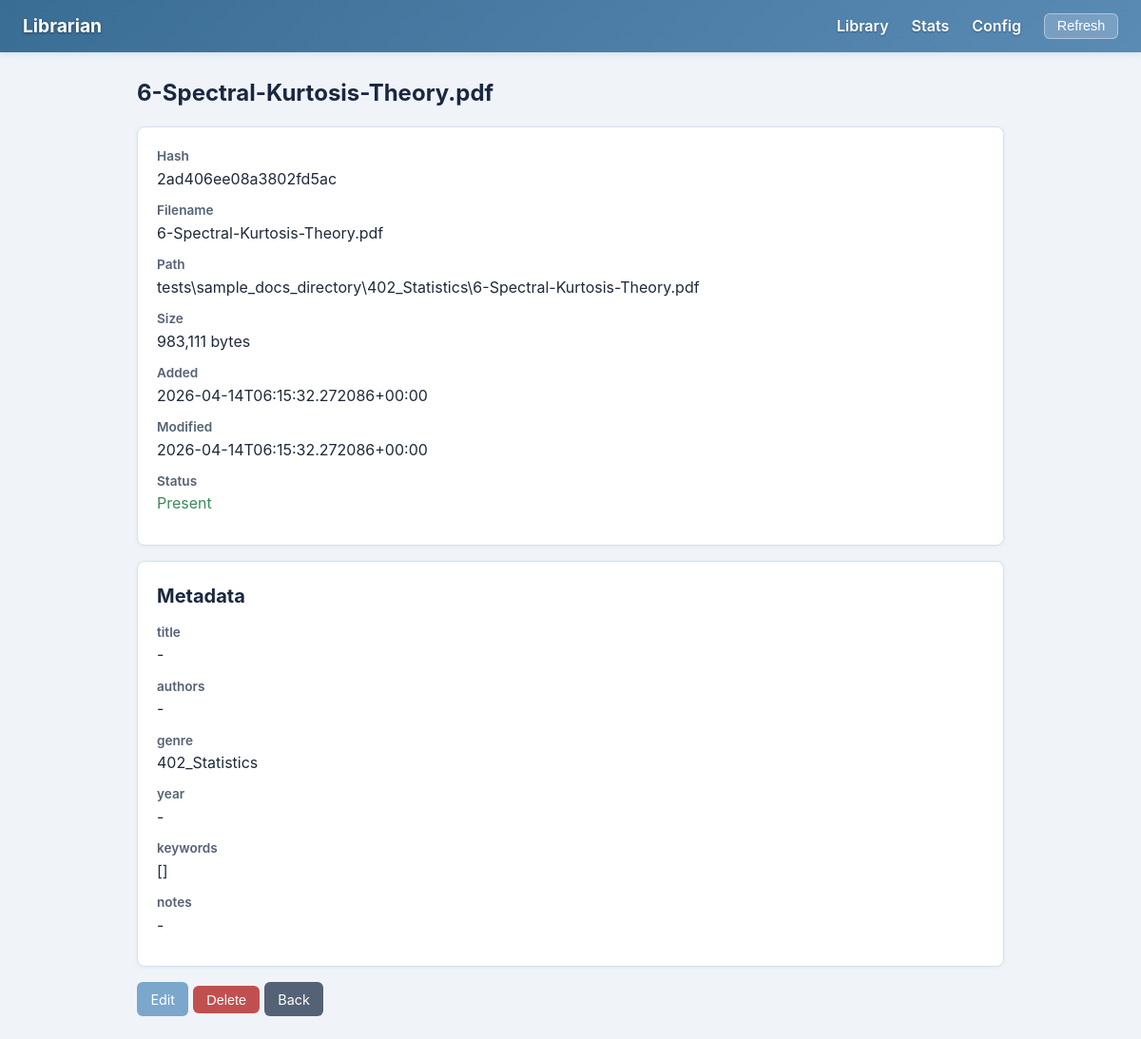
Page /entry/2ad406ee08a3802fd5ac on the committed database.
### tables this page shows
CREATE TABLE files (
            file_hash     TEXT PRIMARY KEY,
            filename      TEXT NOT NULL,
            rel_path      TEXT NOT NULL,
            file_size     INTEGER NOT NULL,
            date_added    TEXT NOT NULL,
            date_modified TEXT NOT NULL,
            missing       INTEGER NOT NULL DEFAULT 0
        );

CREATE TABLE metadata (
            file_hash   TEXT NOT NULL,
            field_name  TEXT NOT NULL,
            field_value TEXT NOT NULL DEFAULT '',
            PRIMARY KEY (file_hash, field_name),
            FOREIGN KEY (file_hash) REFERENCES files(file_hash) ON DELETE CASCADE
        );

### gui/app.py (the view)
    @app.route("/entry/<hash_prefix>")
    def detail(hash_prefix):
        lib = get_lib()
        entry = lib.get_entry(hash_prefix)
        if entry is None:
            flash("Entry not found.", "error")
            return redirect(url_for("index"))
        fields = lib.get_meta_config()["fields"]
        return render_template("detail.html", entry=entry, fields=fields, edit_mode=False)

### lib/api.py (called while the page is built)
    def get_entry(self, file_hash: str) -> dict | None:
        full_hash = database.resolve_hash_prefix(self._conn, file_hash)
        if full_hash is None:
            return None
        return database.get_entry(self._conn, full_hash)

    def get_meta_config(self) -> dict:
        return self._config

    def close(self) -> None:
        self._conn.close()

### lib/database.py (called while the page is built)
def get_entry(conn: sqlite3.Connection, file_hash: str) -> dict | None:
    row = conn.execute("SELECT * FROM files WHERE file_hash = ?", (file_hash,)).fetchone()
    if row is None:
        return None
    entry = dict(row)
    meta_rows = conn.execute(
        "SELECT field_name, field_value FROM metadata WHERE file_hash = ?",
        (file_hash,),
    ).fetchall()
    entry["metadata"] = {r["field_name"]: r["field_value"] for r in meta_rows}
    return entry

def resolve_hash_prefix(conn: sqlite3.Connection, prefix: str) -> str | None:
    rows = conn.execute(
        "SELECT file_hash FROM files WHERE file_hash LIKE ?",
        (prefix + "%",),
    ).fetchall()
    if len(rows) == 1:
        return rows[0]["file_hash"]
    return None

### gui/templates/detail.html (shortened to what this page needs)
{% extends "base.html" %}
{% block content %}
{% if edit_mode %}
<h1>Edit: {{ entry.filename }}</h1>
<form method="post">
    <div class="card">
        <dl>
            <dt>Hash</dt><dd>{{ entry.file_hash }}</dd>
            <dt>Path</dt><dd>{{ entry.rel_path }}</dd>
            <dt>Size</dt><dd>{{ "{:,}".format(entry.file_size) }} bytes</dd>
        </dl>
    </div>
    {% for field_def in fields %}
    <div class="form-group">
        <label>{{ field_def.name }}{% if field_def.get('required') %} *{% endif %}</label>
        {% if field_def.type == 'choice' %}
        <select name="{{ field_def.name }}">
            <option value="">-- select --</option>
            {% for ch in field_def.get('choices', []) %}
            <option value="{{ ch }}" {% if entry.metadata.get(field_def.name) == ch %}selected{% endif %}>{{ ch }}</option>
            {% endfor %}
        </select>
        {% elif field_def.type == 'list' %}
        <input type="text" name="{{ field_def.name }}" value="{{ entry.metadata.get(field_def.name, '')|join(', ') if entry.metadata.get(field_def.name, '') is iterable and entry.metadata.get(field_def.name, '') is not string else entry.metadata.get(field_def.name, '') }}" placeholder="Comma-separated values">
        {% else %}
        <input type="text" name="{{ field_def.name }}" value="{{ entry.metadata.get(field_def.name, '') }}">
        {% endif %}
    </div>
    {% endfor %}
    <button class="btn btn-primary" type="submit">Save</button>
    <a href="{{ url_for('detail', hash_prefix=entry.file_hash) }}" class="btn btn-secondary">Cancel</a>
</form>
{% else %}
<h1>{{ entry.filename }}</h1>
<div class="card">
    <dl>
        <dt>Hash</dt><dd>{{ entry.file_hash }}</dd>
        <dt>Filename</dt><dd>{{ entry.filename }}</dd>
        <dt>Path</dt><dd>{{ entry.rel_path }}</dd>
        <dt>Size</dt><dd>{{ "{:,}".format(entry.file_size) }} bytes</dd>
        <dt>Added</dt><dd>{{ entry.date_added }}</dd>
        <dt>Modified</dt><dd>{{ entry.date_modified }}</dd>
        <dt>Status</dt>
        <dd>
            {% if entry.missing %}
                <span class="status-missing">MISSING</span>
            {% else %}
                <span class="status-present">Present</span>
            {% endif %}
        </dd>
    </dl>
</div>
<div class="card">
    <h2>Metadata</h2>
    <dl>
        {% for field_def in fields %}
        <dt>{{ field_def.name }}</dt>
        <dd>{{ entry.metadata.get(field_def.name, '-') or '-' }}</dd>
        {% endfor %}
    </dl>
</div>
<a href="{{ url_for('edit_entry', hash_prefix=entry.file_hash) }}" class="btn btn-primary">Edit</a>
<form action="{{ url_for('delete_entry_route', hash_prefix=entry.file_hash) }}" method="post" style="display:inline" onsubmit="return confirm('Delete this entry?');">
    <button class="btn btn-danger" type="submit">Delete</button>
</form>
<a href="{{ url_for('index') }}" class="btn btn-secondary">Back</a>
{% endif %}
{% endblock %}

### gui/static/style.css (style rules this page uses)
:root { --primary: #7ba7cc; --primary-light: #a8c8e8; --primary-dark: #3a6d94; --danger: #e8a0a0; --danger-dark: #c05050; --success: #8cc5a0; --success-dark: #3d8a5c; --warning: #e8c88a; --bg: #f0f4f8; --card-bg: #ffffff; --border: #d6e0ec; --text: #1e2a3a; --text-muted: #546275; --heading: #1a2840; --pink: #e8b4c8; --pink-light: #fce4ef; --green-light: #e2f5e9; --blue-light: #e0edf8; }
* { box-sizing: border-box; margin: 0; padding: 0; }
body { font-family: -apple-system, BlinkMacSystemFont, "Segoe UI", Roboto, sans-serif; background: var(--bg); color: var(--text); line-height: 1.6; }
h1 { margin-bottom: 1rem; font-size: 1.5rem; color: var(--heading); }
h2 { margin-bottom: 0.75rem; font-size: 1.25rem; color: var(--heading); }
.status-present { color: var(--success-dark); }
.btn { display: inline-block; padding: 0.4rem 0.9rem; border: none; border-radius: 6px; cursor: pointer; font-size: 0.9rem; text-decoration: none; color: #fff; transition: opacity 0.2s, transform 0.1s; }
.btn-primary { background: var(--primary); }
.btn-danger { background: var(--danger-dark); }
.btn-secondary { background: var(--text-muted); }
.card { background: var(--card-bg); border-radius: 8px; padding: 1.25rem; box-shadow: 0 1px 4px rgba(122,167,204,0.12); margin-bottom: 1rem; border: 1px solid var(--border); }
.card dt { font-weight: 600; color: var(--text-muted); font-size: 0.85rem; }
.card dd { margin-bottom: 0.6rem; margin-left: 0; }

### rows in the picture
files: filename "6-Spectral-Kurtosis-Theory.pdf", file_hash "2ad406ee08a3802fd5ac", rel_path "tests\\sample_docs_directory\\402_Statistics\\6-Spectral-Kurtosis-Theory.pdf", file_size "983,111", date_added "2026-04-14T06:15:32.272086+00:00", date_modified "2026-04-14T06:15:32.272086+00:00"
metadata: name "title", metadata "-"
metadata: name "authors", metadata "-"
metadata: name "genre", metadata "402_Statistics"
metadata: name "year", metadata "-"
metadata: name "keywords", metadata "[]"
metadata: name "notes", metadata "-"
